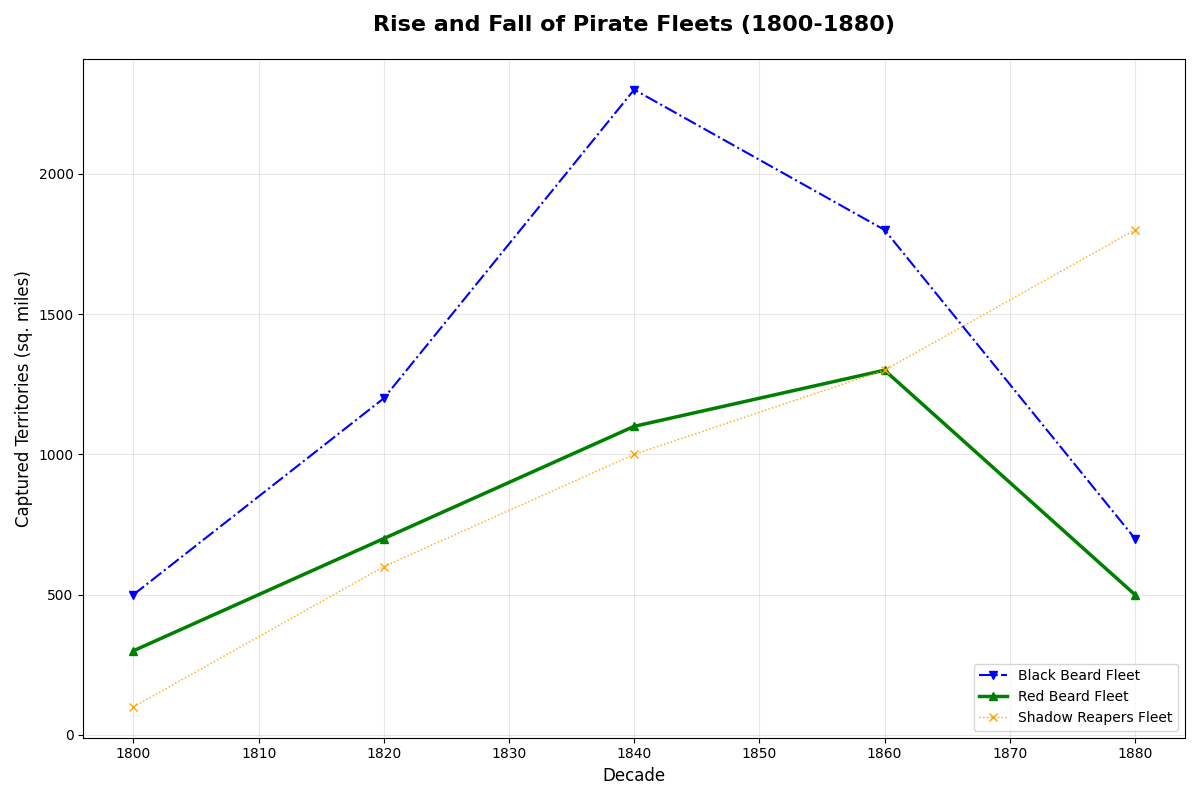

Here is the Python script that generated this plot:
import matplotlib.pyplot as plt
import numpy as np

decades = np.array([1800, 1820, 1840, 1860, 1880])
black_beard_fleet = np.array([500, 1200, 2300, 1800, 700])
red_beard_fleet = np.array([300, 700, 1100, 1300, 500])
shadow_reapers_fleet = np.array([100, 600, 1000, 1300, 1800])

plt.figure(figsize=(12, 8))

# Randomly changed marker types, line styles, colors, and line widths
plt.plot(decades, black_beard_fleet, marker='v', linestyle='-.', linewidth=1.5, color='blue', label='Black Beard Fleet')
plt.plot(decades, red_beard_fleet, marker='^', linestyle='-', linewidth=2.5, color='green', label='Red Beard Fleet')
plt.plot(decades, shadow_reapers_fleet, marker='x', linestyle=':', linewidth=1, color='orange', label='Shadow Reapers Fleet')

plt.xlabel('Decade', fontsize=12)
plt.ylabel('Captured Territories (sq. miles)', fontsize=12)
plt.title('Rise and Fall of Pirate Fleets (1800-1880)', fontsize=16, fontweight='bold', pad=20)

# Randomly changed grid style
plt.grid(True, linestyle='-', alpha=0.3)

# Randomly changed legend position
plt.legend(loc='lower right', fontsize=10)

plt.tight_layout()
plt.show()
